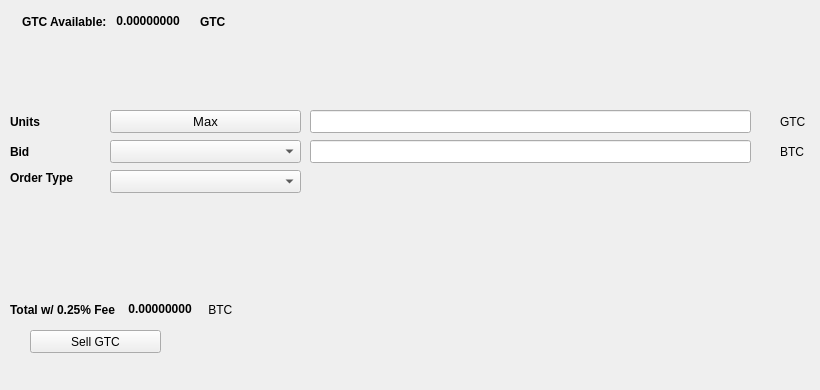
   <widget class="QWidget" name="SellTab">
    <attribute name="title">
     <string>Sell</string>
    </attribute>
    <widget class="QLabel" name="label_16">
     <property name="geometry">
      <rect>
       <x>780</x>
       <y>140</y>
       <width>31</width>
       <height>23</height>
      </rect>
     </property>
     <property name="text">
      <string>BTC</string>
     </property>
    </widget>
    <widget class="QComboBox" name="SellBidcomboBox">
     <property name="geometry">
      <rect>
       <x>110</x>
       <y>140</y>
       <width>191</width>
       <height>23</height>
      </rect>
     </property>
     <property name="font">
      <font>
       <pointsize>10</pointsize>
      </font>
     </property>
    </widget>
    <widget class="QLabel" name="label_18">
     <property name="geometry">
      <rect>
       <x>10</x>
       <y>110</y>
       <width>46</width>
       <height>23</height>
      </rect>
     </property>
     <property name="font">
      <font>
       <weight>75</weight>
       <bold>true</bold>
      </font>
     </property>
     <property name="text">
      <string>Units</string>
     </property>
    </widget>
    <widget class="QPushButton" name="Sell_Max_Amount">
     <property name="geometry">
      <rect>
       <x>110</x>
       <y>110</y>
       <width>191</width>
       <height>23</height>
      </rect>
     </property>
     <property name="font">
      <font>
       <pointsize>10</pointsize>
      </font>
     </property>
     <property name="text">
      <string>Max</string>
     </property>
    </widget>
    <widget class="QLabel" name="label_20">
     <property name="geometry">
      <rect>
       <x>10</x>
       <y>170</y>
       <width>91</width>
       <height>16</height>
      </rect>
     </property>
     <property name="font">
      <font>
       <weight>75</weight>
       <bold>true</bold>
      </font>
     </property>
     <property name="text">
      <string>Order Type</string>
     </property>
    </widget>
    <widget class="QComboBox" name="SellOrdertypeCombo">
     <property name="geometry">
      <rect>
       <x>110</x>
       <y>170</y>
       <width>191</width>
       <height>23</height>
      </rect>
     </property>
     <property name="font">
      <font>
       <pointsize>10</pointsize>
      </font>
     </property>
    </widget>
    <widget class="QLabel" name="label_21">
     <property name="geometry">
      <rect>
       <x>10</x>
       <y>140</y>
       <width>46</width>
       <height>23</height>
      </rect>
     </property>
     <property name="font">
      <font>
       <weight>75</weight>
       <bold>true</bold>
      </font>
     </property>
     <property name="text">
      <string>Bid</string>
     </property>
    </widget>
    <widget class="QLabel" name="label_22">
     <property name="geometry">
      <rect>
       <x>780</x>
       <y>110</y>
       <width>31</width>
       <height>23</height>
      </rect>
     </property>
     <property name="text">
      <string>GTC</string>
     </property>
    </widget>
    <widget class="QLineEdit" name="UnitsInputGTC">
     <property name="geometry">
      <rect>
       <x>310</x>
       <y>110</y>
       <width>441</width>
       <height>23</height>
      </rect>
     </property>
     <property name="font">
      <font>
       <pointsize>9</pointsize>
       <weight>75</weight>
       <bold>true</bold>
      </font>
     </property>
    </widget>
    <widget class="QLineEdit" name="SellBidPriceEdit">
     <property name="geometry">
      <rect>
       <x>310</x>
       <y>140</y>
       <width>441</width>
       <height>23</height>
      </rect>
     </property>
     <property name="font">
      <font>
       <pointsize>9</pointsize>
       <weight>75</weight>
       <bold>true</bold>
      </font>
     </property>
    </widget>
    <widget class="QPushButton" name="SellGTCBTN">
     <property name="geometry">
      <rect>
       <x>30</x>
       <y>330</y>
       <width>131</width>
       <height>23</height>
      </rect>
     </property>
     <property name="text">
      <string>Sell GTC</string>
     </property>
     <property name="icon">
      <iconset resource="../gastrocoin">
       <normaloff>:/icons/bitcoin</normaloff>:/icons/bitcoin</iconset>
     </property>
    </widget>
    <widget class="QWidget" name="layoutWidget3">
     <property name="geometry">
      <rect>
       <x>22</x>
       <y>12</y>
       <width>258</width>
       <height>19</height>
      </rect>
     </property>
     <layout class="QHBoxLayout" name="horizontalLayout">
      <item>
       <widget class="QLabel" name="label232_2">
        <property name="font">
         <font>
          <weight>75</weight>
          <bold>true</bold>
         </font>
        </property>
        <property name="text">
         <string>GTC Available:</string>
        </property>
       </widget>
      </item>
      <item>
       <widget class="QLabel" name="GTCAvailableLabel">
        <property name="palette">
         <palette>
          <active>
           <colorrole role="WindowText">
            <brush brushstyle="SolidPattern">
             <color alpha="255">
              <red>0</red>
              <green>0</green>
              <blue>0</blue>
             </color>
            </brush>
           </colorrole>
           <colorrole role="Button">
            <brush brushstyle="SolidPattern">
             <color alpha="255">
              <red>0</red>
              <green>170</green>
              <blue>0</blue>
             </color>
            </brush>
           </colorrole>
           <colorrole role="Light">
            <brush brushstyle="SolidPattern">
             <color alpha="255">
              <red>0</red>
              <green>255</green>
              <blue>0</blue>
             </color>
            </brush>
           </colorrole>
           <colorrole role="Midlight">
            <brush brushstyle="SolidPattern">
             <color alpha="255">
              <red>0</red>
              <green>212</green>
              <blue>0</blue>
             </color>
            </brush>
           </colorrole>
           <colorrole role="Dark">
            <brush brushstyle="SolidPattern">
             <color alpha="255">
              <red>0</red>
              <green>85</green>
              <blue>0</blue>
             </color>
            </brush>
           </colorrole>
           <colorrole role="Mid">
            <brush brushstyle="SolidPattern">
             <color alpha="255">
              <red>0</red>
              <green>113</green>
              <blue>0</blue>
             </color>
            </brush>
           </colorrole>
           <colorrole role="Text">
            <brush brushstyle="SolidPattern">
             <color alpha="255">
              <red>0</red>
              <green>170</green>
              <blue>0</blue>
             </color>
            </brush>
           </colorrole>
           <colorrole role="BrightText">
            <brush brushstyle="SolidPattern">
             <color alpha="255">
              <red>255</red>
              <green>255</green>
              <blue>255</blue>
             </color>
            </brush>
           </colorrole>
           <colorrole role="ButtonText">
            <brush brushstyle="SolidPattern">
             <color alpha="255">
              <red>0</red>
              <green>0</green>
              <blue>0</blue>
             </color>
            </brush>
           </colorrole>
           <colorrole role="Base">
            <brush brushstyle="SolidPattern">
             <color alpha="255">
              <red>255</red>
              <green>255</green>
              <blue>255</blue>
             </color>
            </brush>
           </colorrole>
           <colorrole role="Window">
            <brush brushstyle="SolidPattern">
             <color alpha="255">
              <red>0</red>
              <green>170</green>
              <blue>0</blue>
             </color>
            </brush>
           </colorrole>
           <colorrole role="Shadow">
            <brush brushstyle="SolidPattern">
             <color alpha="255">
              <red>0</red>
              <green>0</green>
              <blue>0</blue>
             </color>
            </brush>
           </colorrole>
           <colorrole role="AlternateBase">
            <brush brushstyle="SolidPattern">
             <color alpha="255">
              <red>127</red>
              <green>212</green>
              <blue>127</blue>
             </color>
            </brush>
           </colorrole>
           <colorrole role="ToolTipBase">
            <brush brushstyle="SolidPattern">
             <color alpha="255">
              <red>255</red>
              <green>255</green>
              <blue>220</blue>
             </color>
            </brush>
           </colorrole>
           <colorrole role="ToolTipText">
            <brush brushstyle="SolidPattern">
             <color alpha="255">
              <red>0</red>
              <green>0</green>
              <blue>0</blue>
             </color>
            </brush>
           </colorrole>
          </active>
          <inactive>
           <colorrole role="WindowText">
            <brush brushstyle="SolidPattern">
             <color alpha="255">
              <red>0</red>
              <green>0</green>
              <blue>0</blue>
             </color>
            </brush>
           </colorrole>
           <colorrole role="Button">
            <brush brushstyle="SolidPattern">
             <color alpha="255">
              <red>0</red>
              <green>170</green>
              <blue>0</blue>
             </color>
            </brush>
           </colorrole>
           <colorrole role="Light">
            <brush brushstyle="SolidPattern">
             <color alpha="255">
              <red>0</red>
              <green>255</green>
              <blue>0</blue>
             </color>
            </brush>
           </colorrole>
           <colorrole role="Midlight">
            <brush brushstyle="SolidPattern">
             <color alpha="255">
              <red>0</red>
              <green>212</green>
              <blue>0</blue>
             </color>
            </brush>
           </colorrole>
           <colorrole role="Dark">
            <brush brushstyle="SolidPattern">
             <color alpha="255">
              <red>0</red>
              <green>85</green>
              <blue>0</blue>
             </color>
            </brush>
           </colorrole>
           <colorrole role="Mid">
            <brush brushstyle="SolidPattern">
             <color alpha="255">
              <red>0</red>
              <green>113</green>
              <blue>0</blue>
             </color>
            </brush>
           </colorrole>
           <colorrole role="Text">
            <brush brushstyle="SolidPattern">
             <color alpha="255">
              <red>0</red>
              <green>170</green>
              <blue>0</blue>
             </color>
            </brush>
           </colorrole>
           <colorrole role="BrightText">
            <brush brushstyle="SolidPattern">
             <color alpha="255">
              <red>255</red>
              <green>255</green>
              <blue>255</blue>
             </color>
            </brush>
           </colorrole>
           <colorrole role="ButtonText">
            <brush brushstyle="SolidPattern">
             <color alpha="255">
              <red>0</red>
              <green>0</green>
              <blue>0</blue>
             </color>
            </brush>
           </colorrole>
           <colorrole role="Base">
            <brush brushstyle="SolidPattern">
             <color alpha="255">
              <red>255</red>
              <green>255</green>
              <blue>255</blue>
             </color>
            </brush>
           </colorrole>
           <colorrole role="Window">
            <brush brushstyle="SolidPattern">
             <color alpha="255">
              <red>0</red>
              <green>170</green>
              <blue>0</blue>
             </color>
            </brush>
           </colorrole>
           <colorrole role="Shadow">
            <brush brushstyle="SolidPattern">
             <color alpha="255">
              <red>0</red>
              <green>0</green>
              <blue>0</blue>
             </color>
            </brush>
           </colorrole>
           <colorrole role="AlternateBase">
            <brush brushstyle="SolidPattern">
             <color alpha="255">
              <red>127</red>
              <green>212</green>
              <blue>127</blue>
             </color>
            </brush>
           </colorrole>
           <colorrole role="ToolTipBase">
            <brush brushstyle="SolidPattern">
             <color alpha="255">
              <red>255</red>
              <green>255</green>
              <blue>220</blue>
             </color>
            </brush>
           </colorrole>
           <colorrole role="ToolTipText">
            <brush brushstyle="SolidPattern">
             <color alpha="255">
              <red>0</red>
              <green>0</green>
              <blue>0</blue>
             </color>
            </brush>
           </colorrole>
          </inactive>
          <disabled>
           <colorrole role="WindowText">
            <brush brushstyle="SolidPattern">
             <color alpha="255">
              <red>0</red>
              <green>85</green>
              <blue>0</blue>
             </color>
            </brush>
           </colorrole>
           <colorrole role="Button">
            <brush brushstyle="SolidPattern">
             <color alpha="255">
              <red>0</red>
              <green>170</green>
              <blue>0</blue>
             </color>
            </brush>
           </colorrole>
           <colorrole role="Light">
            <brush brushstyle="SolidPattern">
             <color alpha="255">
              <red>0</red>
              <green>255</green>
              <blue>0</blue>
             </color>
            </brush>
           </colorrole>
           <colorrole role="Midlight">
            <brush brushstyle="SolidPattern">
             <color alpha="255">
              <red>0</red>
              <green>212</green>
              <blue>0</blue>
             </color>
            </brush>
           </colorrole>
           <colorrole role="Dark">
            <brush brushstyle="SolidPattern">
             <color alpha="255">
              <red>0</red>
              <green>85</green>
              <blue>0</blue>
             </color>
            </brush>
           </colorrole>
           <colorrole role="Mid">
            <brush brushstyle="SolidPattern">
             <color alpha="255">
              <red>0</red>
              <green>113</green>
              <blue>0</blue>
             </color>
            </brush>
           </colorrole>
           <colorrole role="Text">
            <brush brushstyle="SolidPattern">
             <color alpha="255">
              <red>0</red>
              <green>85</green>
              <blue>0</blue>
             </color>
            </brush>
           </colorrole>
           <colorrole role="BrightText">
            <brush brushstyle="SolidPattern">
             <color alpha="255">
              <red>255</red>
              <green>255</green>
              <blue>255</blue>
             </color>
            </brush>
           </colorrole>
           <colorrole role="ButtonText">
            <brush brushstyle="SolidPattern">
             <color alpha="255">
              <red>0</red>
              <green>85</green>
              <blue>0</blue>
             </color>
            </brush>
           </colorrole>
           <colorrole role="Base">
            <brush brushstyle="SolidPattern">
             <color alpha="255">
              <red>0</red>
              <green>170</green>
              <blue>0</blue>
             </color>
            </brush>
           </colorrole>
           <colorrole role="Window">
            <brush brushstyle="SolidPattern">
             <color alpha="255">
              <red>0</red>
              <green>170</green>
              <blue>0</blue>
             </color>
            </brush>
           </colorrole>
           <colorrole role="Shadow">
            <brush brushstyle="SolidPattern">
             <color alpha="255">
              <red>0</red>
              <green>0</green>
              <blue>0</blue>
             </color>
            </brush>
           </colorrole>
           <colorrole role="AlternateBase">
            <brush brushstyle="SolidPattern">
             <color alpha="255">
              <red>0</red>
              <green>170</green>
              <blue>0</blue>
             </color>
            </brush>
           </colorrole>
           <colorrole role="ToolTipBase">
            <brush brushstyle="SolidPattern">
             <color alpha="255">
              <red>255</red>
              <green>255</green>
              <blue>220</blue>
             </color>
            </brush>
           </colorrole>
           <colorrole role="ToolTipText">
            <brush brushstyle="SolidPattern">
             <color alpha="255">
              <red>0</red>
              <green>0</green>
              <blue>0</blue>
             </color>
            </brush>
           </colorrole>
          </disabled>
         </palette>
        </property>
        <property name="font">
         <font>
          <weight>75</weight>
          <bold>true</bold>
         </font>
        </property>
        <property name="text">
         <string> 0.00000000 </string>
        </property>
        <property name="textInteractionFlags">
         <set>Qt::LinksAccessibleByMouse|Qt::TextSelectableByKeyboard|Qt::TextSelectableByMouse</set>
        </property>
       </widget>
      </item>
      <item>
       <widget class="QLabel" name="labelGTC">
        <property name="font">
         <font>
          <weight>75</weight>
          <bold>true</bold>
         </font>
        </property>
        <property name="text">
         <string>GTC</string>
        </property>
       </widget>
      </item>
     </layout>
    </widget>
    <widget class="QWidget" name="layoutWidget">
     <property name="geometry">
      <rect>
       <x>10</x>
       <y>300</y>
       <width>268</width>
       <height>19</height>
      </rect>
     </property>
     <layout class="QHBoxLayout" name="horizontalLayout_2">
      <item>
       <widget class="QLabel" name="label_19">
        <property name="font">
         <font>
          <weight>75</weight>
          <bold>true</bold>
         </font>
        </property>
        <property name="text">
         <string>Total w/ 0.25% Fee </string>
        </property>
       </widget>
      </item>
      <item>
       <widget class="QLabel" name="SellCostLabel">
        <property name="palette">
         <palette>
          <active>
           <colorrole role="WindowText">
            <brush brushstyle="SolidPattern">
             <color alpha="255">
              <red>0</red>
              <green>0</green>
              <blue>0</blue>
             </color>
            </brush>
           </colorrole>
           <colorrole role="Button">
            <brush brushstyle="SolidPattern">
             <color alpha="255">
              <red>0</red>
              <green>170</green>
              <blue>0</blue>
             </color>
            </brush>
           </colorrole>
           <colorrole role="Light">
            <brush brushstyle="SolidPattern">
             <color alpha="255">
              <red>0</red>
              <green>255</green>
              <blue>0</blue>
             </color>
            </brush>
           </colorrole>
           <colorrole role="Midlight">
            <brush brushstyle="SolidPattern">
             <color alpha="255">
              <red>0</red>
              <green>212</green>
              <blue>0</blue>
             </color>
            </brush>
           </colorrole>
           <colorrole role="Dark">
            <brush brushstyle="SolidPattern">
             <color alpha="255">
              <red>0</red>
              <green>85</green>
              <blue>0</blue>
             </color>
            </brush>
           </colorrole>
           <colorrole role="Mid">
            <brush brushstyle="SolidPattern">
             <color alpha="255">
              <red>0</red>
              <green>113</green>
              <blue>0</blue>
             </color>
            </brush>
           </colorrole>
           <colorrole role="Text">
            <brush brushstyle="SolidPattern">
             <color alpha="255">
              <red>0</red>
              <green>170</green>
              <blue>0</blue>
             </color>
            </brush>
           </colorrole>
           <colorrole role="BrightText">
            <brush brushstyle="SolidPattern">
             <color alpha="255">
              <red>255</red>
              <green>255</green>
              <blue>255</blue>
             </color>
            </brush>
           </colorrole>
           <colorrole role="ButtonText">
            <brush brushstyle="SolidPattern">
             <color alpha="255">
              <red>0</red>
              <green>0</green>
              <blue>0</blue>
             </color>
            </brush>
           </colorrole>
           <colorrole role="Base">
            <brush brushstyle="SolidPattern">
             <color alpha="255">
              <red>255</red>
              <green>255</green>
              <blue>255</blue>
             </color>
            </brush>
           </colorrole>
           <colorrole role="Window">
            <brush brushstyle="SolidPattern">
             <color alpha="255">
              <red>0</red>
              <green>170</green>
              <blue>0</blue>
             </color>
            </brush>
           </colorrole>
           <colorrole role="Shadow">
            <brush brushstyle="SolidPattern">
             <color alpha="255">
              <red>0</red>
              <green>0</green>
              <blue>0</blue>
             </color>
            </brush>
           </colorrole>
           <colorrole role="AlternateBase">
            <brush brushstyle="SolidPattern">
             <color alpha="255">
              <red>127</red>
              <green>212</green>
              <blue>127</blue>
             </color>
            </brush>
           </colorrole>
           <colorrole role="ToolTipBase">
            <brush brushstyle="SolidPattern">
             <color alpha="255">
              <red>255</red>
              <green>255</green>
              <blue>220</blue>
             </color>
            </brush>
           </colorrole>
           <colorrole role="ToolTipText">
            <brush brushstyle="SolidPattern">
             <color alpha="255">
              <red>0</red>
              <green>0</green>
              <blue>0</blue>
             </color>
            </brush>
           </colorrole>
          </active>
          <inactive>
           <colorrole role="WindowText">
            <brush brushstyle="SolidPattern">
             <color alpha="255">
              <red>0</red>
              <green>0</green>
              <blue>0</blue>
             </color>
            </brush>
           </colorrole>
           <colorrole role="Button">
            <brush brushstyle="SolidPattern">
             <color alpha="255">
              <red>0</red>
              <green>170</green>
              <blue>0</blue>
             </color>
            </brush>
           </colorrole>
           <colorrole role="Light">
            <brush brushstyle="SolidPattern">
             <color alpha="255">
              <red>0</red>
              <green>255</green>
              <blue>0</blue>
             </color>
            </brush>
           </colorrole>
           <colorrole role="Midlight">
            <brush brushstyle="SolidPattern">
             <color alpha="255">
              <red>0</red>
              <green>212</green>
              <blue>0</blue>
             </color>
            </brush>
           </colorrole>
           <colorrole role="Dark">
            <brush brushstyle="SolidPattern">
             <color alpha="255">
              <red>0</red>
              <green>85</green>
              <blue>0</blue>
             </color>
            </brush>
           </colorrole>
           <colorrole role="Mid">
            <brush brushstyle="SolidPattern">
             <color alpha="255">
              <red>0</red>
              <green>113</green>
              <blue>0</blue>
             </color>
            </brush>
           </colorrole>
           <colorrole role="Text">
            <brush brushstyle="SolidPattern">
             <color alpha="255">
              <red>0</red>
              <green>170</green>
              <blue>0</blue>
             </color>
            </brush>
           </colorrole>
           <colorrole role="BrightText">
            <brush brushstyle="SolidPattern">
             <color alpha="255">
              <red>255</red>
              <green>255</green>
              <blue>255</blue>
             </color>
            </brush>
           </colorrole>
           <colorrole role="ButtonText">
            <brush brushstyle="SolidPattern">
             <color alpha="255">
              <red>0</red>
              <green>0</green>
              <blue>0</blue>
             </color>
            </brush>
           </colorrole>
           <colorrole role="Base">
            <brush brushstyle="SolidPattern">
             <color alpha="255">
              <red>255</red>
              <green>255</green>
              <blue>255</blue>
             </color>
            </brush>
           </colorrole>
           <colorrole role="Window">
            <brush brushstyle="SolidPattern">
             <color alpha="255">
              <red>0</red>
              <green>170</green>
              <blue>0</blue>
             </color>
            </brush>
           </colorrole>
           <colorrole role="Shadow">
            <brush brushstyle="SolidPattern">
             <color alpha="255">
              <red>0</red>
              <green>0</green>
              <blue>0</blue>
             </color>
            </brush>
           </colorrole>
           <colorrole role="AlternateBase">
            <brush brushstyle="SolidPattern">
             <color alpha="255">
              <red>127</red>
              <green>212</green>
              <blue>127</blue>
             </color>
            </brush>
           </colorrole>
           <colorrole role="ToolTipBase">
            <brush brushstyle="SolidPattern">
             <color alpha="255">
              <red>255</red>
              <green>255</green>
              <blue>220</blue>
             </color>
            </brush>
           </colorrole>
           <colorrole role="ToolTipText">
            <brush brushstyle="SolidPattern">
             <color alpha="255">
              <red>0</red>
              <green>0</green>
              <blue>0</blue>
             </color>
            </brush>
           </colorrole>
          </inactive>
          <disabled>
           <colorrole role="WindowText">
            <brush brushstyle="SolidPattern">
             <color alpha="255">
              <red>0</red>
              <green>85</green>
              <blue>0</blue>
             </color>
            </brush>
           </colorrole>
           <colorrole role="Button">
            <brush brushstyle="SolidPattern">
             <color alpha="255">
              <red>0</red>
              <green>170</green>
              <blue>0</blue>
             </color>
            </brush>
           </colorrole>
           <colorrole role="Light">
            <brush brushstyle="SolidPattern">
             <color alpha="255">
              <red>0</red>
              <green>255</green>
              <blue>0</blue>
             </color>
            </brush>
           </colorrole>
           <colorrole role="Midlight">
            <brush brushstyle="SolidPattern">
             <color alpha="255">
              <red>0</red>
              <green>212</green>
              <blue>0</blue>
             </color>
            </brush>
           </colorrole>
           <colorrole role="Dark">
            <brush brushstyle="SolidPattern">
             <color alpha="255">
              <red>0</red>
              <green>85</green>
              <blue>0</blue>
             </color>
            </brush>
           </colorrole>
           <colorrole role="Mid">
            <brush brushstyle="SolidPattern">
             <color alpha="255">
              <red>0</red>
              <green>113</green>
              <blue>0</blue>
             </color>
            </brush>
           </colorrole>
           <colorrole role="Text">
            <brush brushstyle="SolidPattern">
             <color alpha="255">
              <red>0</red>
              <green>85</green>
              <blue>0</blue>
             </color>
            </brush>
           </colorrole>
           <colorrole role="BrightText">
            <brush brushstyle="SolidPattern">
             <color alpha="255">
              <red>255</red>
              <green>255</green>
              <blue>255</blue>
             </color>
            </brush>
           </colorrole>
           <colorrole role="ButtonText">
            <brush brushstyle="SolidPattern">
             <color alpha="255">
              <red>0</red>
              <green>85</green>
              <blue>0</blue>
             </color>
            </brush>
           </colorrole>
           <colorrole role="Base">
            <brush brushstyle="SolidPattern">
             <color alpha="255">
              <red>0</red>
              <green>170</green>
              <blue>0</blue>
             </color>
            </brush>
           </colorrole>
           <colorrole role="Window">
            <brush brushstyle="SolidPattern">
             <color alpha="255">
              <red>0</red>
              <green>170</green>
              <blue>0</blue>
             </color>
            </brush>
           </colorrole>
           <colorrole role="Shadow">
            <brush brushstyle="SolidPattern">
             <color alpha="255">
              <red>0</red>
              <green>0</green>
              <blue>0</blue>
             </color>
            </brush>
           </colorrole>
           <colorrole role="AlternateBase">
            <brush brushstyle="SolidPattern">
             <color alpha="255">
              <red>0</red>
              <green>170</green>
              <blue>0</blue>
             </color>
            </brush>
           </colorrole>
           <colorrole role="ToolTipBase">
            <brush brushstyle="SolidPattern">
             <color alpha="255">
              <red>255</red>
              <green>255</green>
              <blue>220</blue>
             </color>
            </brush>
           </colorrole>
           <colorrole role="ToolTipText">
            <brush brushstyle="SolidPattern">
             <color alpha="255">
              <red>0</red>
              <green>0</green>
              <blue>0</blue>
             </color>
            </brush>
           </colorrole>
          </disabled>
         </palette>
        </property>
        <property name="font">
         <font>
          <weight>75</weight>
          <bold>true</bold>
         </font>
        </property>
        <property name="autoFillBackground">
         <bool>false</bool>
        </property>
        <property name="text">
         <string> 0.00000000</string>
        </property>
        <property name="textInteractionFlags">
         <set>Qt::LinksAccessibleByMouse|Qt::TextSelectableByMouse</set>
        </property>
       </widget>
      </item>
      <item>
       <widget class="QLabel" name="label_17">
        <property name="font">
         <font>
          <weight>50</weight>
          <bold>false</bold>
         </font>
        </property>
        <property name="text">
         <string> BTC</string>
        </property>
       </widget>
      </item>
     </layout>
    </widget>
    <widget class="QLabel" name="label_23">
     <property name="geometry">
      <rect>
       <x>460</x>
       <y>300</y>
       <width>281</width>
       <height>81</height>
      </rect>
     </property>
     <property name="text">
      <string/>
     </property>
     <property name="pixmap">
      <pixmap>:/images/bittrex</pixmap>
     </property>
    </widget>
   </widget>
